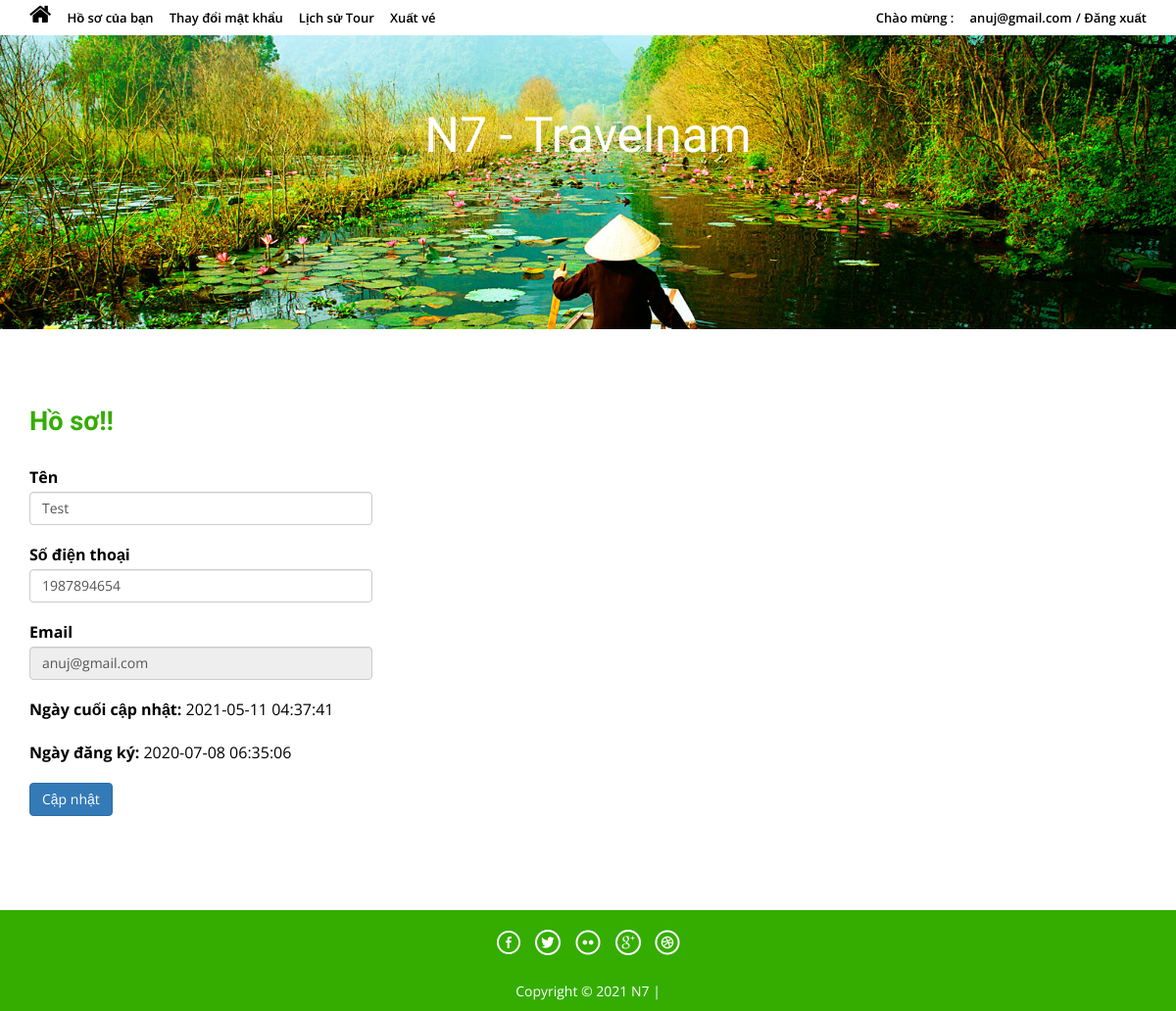
/profile.php (signed in), run on the app's committed database.
### tables this page shows
CREATE TABLE `tblusers` (
  `id` int(11) NOT NULL,
  `FullName` varchar(100) DEFAULT NULL,
  `MobileNumber` char(10) DEFAULT NULL,
  `EmailId` varchar(70) DEFAULT NULL,
  `Password` varchar(100) DEFAULT NULL,
  `RegDate` timestamp NULL DEFAULT current_timestamp(),
  `UpdationDate` timestamp NULL DEFAULT NULL ON UPDATE current_timestamp()
);

### profile.php (the view, shortened to what this page needs)
<?php
include('includes/config.php');
if(strlen($_SESSION['login'])==0)
	{
header('location:index.php');
}
else{
?>
<!DOCTYPE HTML>
<html>
<head>
<link href="css/bootstrap.css" rel='stylesheet' type='text/css' />
<link href="css/style.css" rel='stylesheet' type='text/css' />
<link href="css/font-awesome.css" rel="stylesheet">
<link href="css/animate.css" rel="stylesheet" type="text/css" media="all">
</head>
<body>
<div class="top-header">
<?php include('includes/header.php');?>
<div class="banner-1 ">
	<div class="container">
		<h1 class="wow zoomIn animated animated" data-wow-delay=".5s" style="visibility: visible; animation-delay: 0.5s; animation-name: zoomIn;">N7 - Travelnam</h1>
	</div>
</div>
<div class="privacy">
	<div class="container">
		<h3 class="wow fadeInDown animated animated" data-wow-delay=".5s" style="visibility: visible; animation-delay: 0.5s; animation-name: fadeInDown;">Hồ sơ!!</h3>
		<form name="chngpwd" method="post">
<?php
$useremail=$_SESSION['login'];
$sql = "SELECT * from tblusers where EmailId=:useremail";
$query = $dbh -> prepare($sql);
$query -> bindParam(':useremail',$useremail, PDO::PARAM_STR);
$query->execute();
$results=$query->fetchAll(PDO::FETCH_OBJ);
if($query->rowCount() > 0)
{
foreach($results as $result)
{	?>
	<p style="width: 350px;">
			<b>Tên</b>  <input type="text" name="name" value="<?php echo htmlentities($result->FullName);?>" class="form-control" id="name" required="">
	</p>
<p style="width: 350px;">
<b>Số điện thoại</b>
<input type="text" class="form-control" name="mobileno" maxlength="10" value="<?php echo htmlentities($result->MobileNumber);?>" id="mobileno"  required="">
</p>
<p style="width: 350px;">
<b>Email</b>
	<input type="email" class="form-control" name="email" value="<?php echo htmlentities($result->EmailId);?>" id="email" readonly>
			</p>
<p style="width: 350px;">
<b>Ngày cuối cập nhật: </b>
<?php echo htmlentities($result->UpdationDate);?>
</p>
<p style="width: 350px;">
<b>Ngày đăng ký:</b>
<?php echo htmlentities($result->RegDate);?>
			</p>
<?php }} ?>
			<p style="width: 350px;">
<button type="submit" name="submit6" class="btn-primary btn">Cập nhật</button>
			</p>
			</form>
	</div>
</div>
<?php include('includes/footer.php');?>
</body>
</html>
<?php } ?>

### data on the page
tblusers: name "Test", mobileno "1987894654", email "anuj@gmail.com", UpdationDate "2021-05-11 04:37:41", RegDate "2020-07-08 06:35:06"

### other printed values
$_SESSION['login'] "anuj@gmail.com"
